Frame 1 (no input): blank canvas, image omitted
Frame 60 (the mouse pressed at the canvas centre just before this capture): blank canvas, image omitted
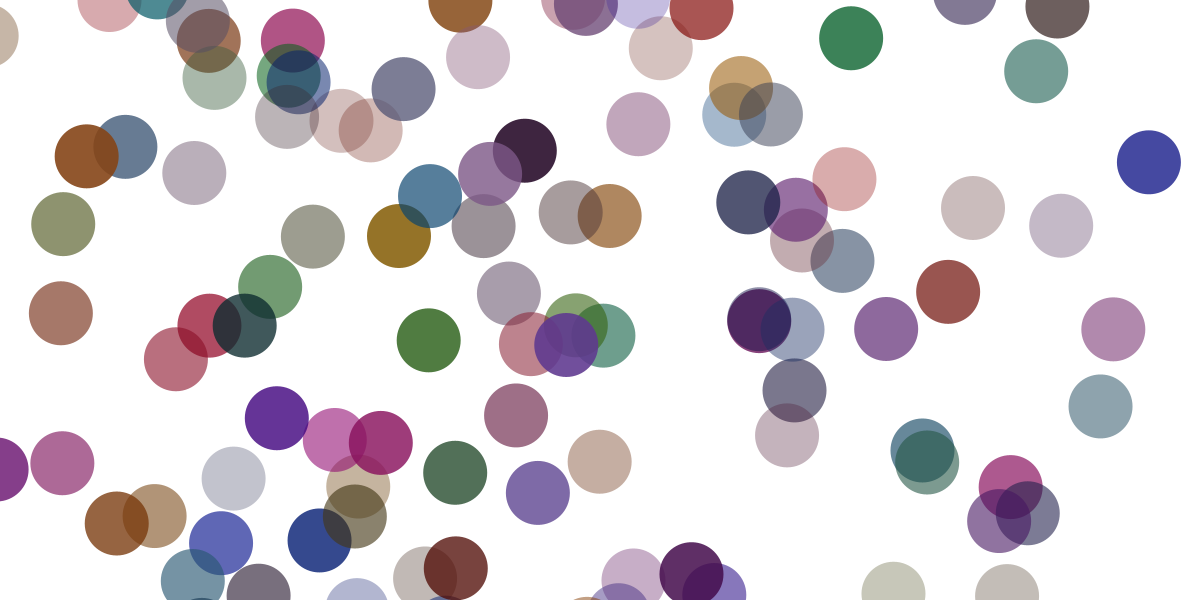
Frame 120 (the mouse held since frame 60 and released just before this capture)

The Processing sketch whose frames 1 and 60 were blank and that drew this single picture after the mouse press (run headless with seeded random() and noise(); from frame 60 on, the mouse is pressed at the canvas centre):

// Processing sketch: processing_118047
// ── processing_118047.pde

Particle my_particle;

Particle[] particle_list;
int particle_number = 200;

void setup(){
  size(1200,600);
  noStroke();
  frameRate(60);
  smooth();
  background(255);
}

void draw(){
  background(255);
//  if (my_particle != null){
//  my_particle.existing();
//  }

  if (particle_list != null){
   for(int i=0; i<particle_number; i++){
     particle_list[i].existing();
   }
  }
}

void mousePressed(){
//  my_particle = new Particle();
  
  particle_list = new Particle[particle_number];
  for (int i = 0; i < particle_number; i++){
    particle_list[i] = new Particle();
  }
}

public class Particle {
float x,y;
float velocity_x, velocity_y;
float acc_x, acc_y;
float redcolour, greencolour, bluecolour;
float size;
float circlealpha;

  public Particle(){
    x = mouseX;
    y = mouseY;
    velocity_x = random(-5,5);     
    velocity_y = random(-5,5);
    acc_x = random(-0.3, 0.3);
    acc_y = random(-0.3, 0.3);
    redcolour = random(160);
    greencolour = random(100);
    bluecolour = random(155);
    size = 40;
    circlealpha = random(100,255);
  }
  
  public void existing(){
    velocity_x += acc_x;
    velocity_y += acc_y;
    
    x += velocity_x;
    y += velocity_y; 
    
    circlealpha -=0.4;
    
 fill(redcolour,greencolour,bluecolour,circlealpha);
    
    size +=0.4;
    ellipse(x,y,size,size);
  }
}
